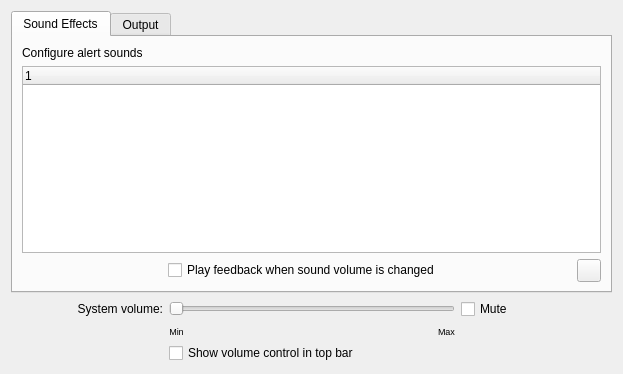
<?xml version="1.0" encoding="UTF-8"?>
<ui version="4.0">
 <class>soundFrm</class>
 <widget class="QWidget" name="soundFrm">
  <property name="geometry">
   <rect>
    <x>0</x>
    <y>0</y>
    <width>623</width>
    <height>374</height>
   </rect>
  </property>
  <property name="windowTitle">
   <string>Form</string>
  </property>
  <layout class="QGridLayout" name="gridLayout_3">
   <item row="0" column="0">
    <widget class="QTabWidget" name="atab">
     <property name="sizePolicy">
      <sizepolicy hsizetype="Expanding" vsizetype="Expanding">
       <horstretch>0</horstretch>
       <verstretch>0</verstretch>
      </sizepolicy>
     </property>
     <property name="currentIndex">
      <number>0</number>
     </property>
     <widget class="QWidget" name="effectsTab">
      <attribute name="title">
       <string>Sound Effects</string>
      </attribute>
      <layout class="QGridLayout" name="gridLayout_4">
       <property name="horizontalSpacing">
        <number>2</number>
       </property>
       <item row="0" column="0" colspan="2">
        <widget class="QLabel" name="label">
         <property name="sizePolicy">
          <sizepolicy hsizetype="MinimumExpanding" vsizetype="Preferred">
           <horstretch>0</horstretch>
           <verstretch>0</verstretch>
          </sizepolicy>
         </property>
         <property name="text">
          <string>Configure alert sounds</string>
         </property>
        </widget>
       </item>
       <item row="1" column="0" colspan="5">
        <widget class="QTreeWidget" name="soundsLst">
         <property name="alternatingRowColors">
          <bool>true</bool>
         </property>
         <property name="selectionBehavior">
          <enum>QAbstractItemView::SelectItems</enum>
         </property>
         <column>
          <property name="text">
           <string>1</string>
          </property>
         </column>
        </widget>
       </item>
       <item row="2" column="0">
        <spacer name="horizontalSpacer_2">
         <property name="orientation">
          <enum>Qt::Horizontal</enum>
         </property>
         <property name="sizeType">
          <enum>QSizePolicy::Fixed</enum>
         </property>
         <property name="sizeHint" stdset="0">
          <size>
           <width>23</width>
           <height>20</height>
          </size>
         </property>
        </spacer>
       </item>
       <item row="2" column="1">
        <spacer name="horizontalSpacer">
         <property name="orientation">
          <enum>Qt::Horizontal</enum>
         </property>
         <property name="sizeType">
          <enum>QSizePolicy::MinimumExpanding</enum>
         </property>
         <property name="sizeHint" stdset="0">
          <size>
           <width>95</width>
           <height>20</height>
          </size>
         </property>
        </spacer>
       </item>
       <item row="2" column="2">
        <widget class="QCheckBox" name="sndVolFeedbackChk">
         <property name="minimumSize">
          <size>
           <width>286</width>
           <height>0</height>
          </size>
         </property>
         <property name="maximumSize">
          <size>
           <width>286</width>
           <height>16777215</height>
          </size>
         </property>
         <property name="text">
          <string>Play feedback when sound volume is changed</string>
         </property>
        </widget>
       </item>
       <item row="2" column="3">
        <spacer name="horizontalSpacer_9">
         <property name="orientation">
          <enum>Qt::Horizontal</enum>
         </property>
         <property name="sizeType">
          <enum>QSizePolicy::MinimumExpanding</enum>
         </property>
         <property name="sizeHint" stdset="0">
          <size>
           <width>95</width>
           <height>18</height>
          </size>
         </property>
        </spacer>
       </item>
       <item row="2" column="4">
        <widget class="AmeHelpButton" name="helpBtn1"/>
       </item>
      </layout>
     </widget>
     <widget class="QWidget" name="outputTab">
      <attribute name="title">
       <string>Output</string>
      </attribute>
      <layout class="QGridLayout" name="gridLayout">
       <property name="horizontalSpacing">
        <number>2</number>
       </property>
       <item row="0" column="0">
        <widget class="QLabel" name="label_3">
         <property name="sizePolicy">
          <sizepolicy hsizetype="Expanding" vsizetype="Preferred">
           <horstretch>0</horstretch>
           <verstretch>0</verstretch>
          </sizepolicy>
         </property>
         <property name="text">
          <string>Choose a device for sound output</string>
         </property>
        </widget>
       </item>
       <item row="1" column="0" colspan="2">
        <widget class="QListWidget" name="playbackDevicesLst">
         <property name="maximumSize">
          <size>
           <width>16777215</width>
           <height>120</height>
          </size>
         </property>
        </widget>
       </item>
       <item row="2" column="0">
        <spacer name="verticalSpacer">
         <property name="orientation">
          <enum>Qt::Vertical</enum>
         </property>
         <property name="sizeType">
          <enum>QSizePolicy::Fixed</enum>
         </property>
         <property name="sizeHint" stdset="0">
          <size>
           <width>20</width>
           <height>18</height>
          </size>
         </property>
        </spacer>
       </item>
       <item row="3" column="0">
        <layout class="QHBoxLayout" name="horizontalLayout_3">
         <property name="spacing">
          <number>2</number>
         </property>
         <item>
          <spacer name="horizontalSpacer_6">
           <property name="orientation">
            <enum>Qt::Horizontal</enum>
           </property>
           <property name="sizeType">
            <enum>QSizePolicy::MinimumExpanding</enum>
           </property>
           <property name="sizeHint" stdset="0">
            <size>
             <width>118</width>
             <height>20</height>
            </size>
           </property>
          </spacer>
         </item>
         <item>
          <widget class="QLabel" name="label_5">
           <property name="text">
            <string>Playback mixer channel:</string>
           </property>
           <property name="alignment">
            <set>Qt::AlignRight|Qt::AlignTrailing|Qt::AlignVCenter</set>
           </property>
          </widget>
         </item>
        </layout>
       </item>
       <item row="3" column="1">
        <layout class="QHBoxLayout" name="horizontalLayout_4">
         <property name="spacing">
          <number>2</number>
         </property>
         <item>
          <widget class="QComboBox" name="playbackMixerDeviceCmb"/>
         </item>
         <item>
          <spacer name="horizontalSpacer_7">
           <property name="orientation">
            <enum>Qt::Horizontal</enum>
           </property>
           <property name="sizeType">
            <enum>QSizePolicy::MinimumExpanding</enum>
           </property>
           <property name="sizeHint" stdset="0">
            <size>
             <width>148</width>
             <height>20</height>
            </size>
           </property>
          </spacer>
         </item>
        </layout>
       </item>
       <item row="4" column="0" colspan="2">
        <spacer name="verticalSpacer_2">
         <property name="orientation">
          <enum>Qt::Vertical</enum>
         </property>
         <property name="sizeHint" stdset="0">
          <size>
           <width>20</width>
           <height>76</height>
          </size>
         </property>
        </spacer>
       </item>
       <item row="5" column="0" colspan="2">
        <layout class="QHBoxLayout" name="horizontalLayout">
         <item>
          <spacer name="horizontalSpacer_8">
           <property name="orientation">
            <enum>Qt::Horizontal</enum>
           </property>
           <property name="sizeHint" stdset="0">
            <size>
             <width>598</width>
             <height>20</height>
            </size>
           </property>
          </spacer>
         </item>
         <item>
          <widget class="AmeHelpButton" name="helpBtn2"/>
         </item>
        </layout>
       </item>
      </layout>
     </widget>
    </widget>
   </item>
   <item row="1" column="0">
    <layout class="QGridLayout" name="gridLayout_2">
     <property name="leftMargin">
      <number>9</number>
     </property>
     <property name="rightMargin">
      <number>9</number>
     </property>
     <property name="verticalSpacing">
      <number>2</number>
     </property>
     <item row="0" column="0">
      <spacer name="horizontalSpacer_11">
       <property name="orientation">
        <enum>Qt::Horizontal</enum>
       </property>
       <property name="sizeType">
        <enum>QSizePolicy::Fixed</enum>
       </property>
       <property name="sizeHint" stdset="0">
        <size>
         <width>24</width>
         <height>17</height>
        </size>
       </property>
      </spacer>
     </item>
     <item row="0" column="1">
      <widget class="QLabel" name="label_2">
       <property name="sizePolicy">
        <sizepolicy hsizetype="MinimumExpanding" vsizetype="Preferred">
         <horstretch>0</horstretch>
         <verstretch>0</verstretch>
        </sizepolicy>
       </property>
       <property name="minimumSize">
        <size>
         <width>95</width>
         <height>0</height>
        </size>
       </property>
       <property name="text">
        <string>System volume:</string>
       </property>
       <property name="alignment">
        <set>Qt::AlignRight|Qt::AlignTrailing|Qt::AlignVCenter</set>
       </property>
      </widget>
     </item>
     <item row="0" column="2">
      <widget class="QSlider" name="volumeSldr">
       <property name="sizePolicy">
        <sizepolicy hsizetype="Minimum" vsizetype="Fixed">
         <horstretch>0</horstretch>
         <verstretch>0</verstretch>
        </sizepolicy>
       </property>
       <property name="minimumSize">
        <size>
         <width>286</width>
         <height>0</height>
        </size>
       </property>
       <property name="orientation">
        <enum>Qt::Horizontal</enum>
       </property>
      </widget>
     </item>
     <item row="0" column="3">
      <widget class="QCheckBox" name="muteChk">
       <property name="sizePolicy">
        <sizepolicy hsizetype="MinimumExpanding" vsizetype="Fixed">
         <horstretch>0</horstretch>
         <verstretch>0</verstretch>
        </sizepolicy>
       </property>
       <property name="minimumSize">
        <size>
         <width>95</width>
         <height>0</height>
        </size>
       </property>
       <property name="autoFillBackground">
        <bool>false</bool>
       </property>
       <property name="text">
        <string>Mute</string>
       </property>
      </widget>
     </item>
     <item row="0" column="4">
      <spacer name="horizontalSpacer_5">
       <property name="orientation">
        <enum>Qt::Horizontal</enum>
       </property>
       <property name="sizeType">
        <enum>QSizePolicy::Fixed</enum>
       </property>
       <property name="sizeHint" stdset="0">
        <size>
         <width>24</width>
         <height>17</height>
        </size>
       </property>
      </spacer>
     </item>
     <item row="1" column="2">
      <layout class="QHBoxLayout" name="horizontalLayout_2">
       <property name="spacing">
        <number>0</number>
       </property>
       <item>
        <widget class="QLabel" name="label_6">
         <property name="font">
          <font>
           <pointsize>7</pointsize>
          </font>
         </property>
         <property name="text">
          <string>Min</string>
         </property>
         <property name="alignment">
          <set>Qt::AlignCenter</set>
         </property>
         <property name="margin">
          <number>2</number>
         </property>
         <property name="indent">
          <number>0</number>
         </property>
        </widget>
       </item>
       <item>
        <spacer name="horizontalSpacer_10">
         <property name="orientation">
          <enum>Qt::Horizontal</enum>
         </property>
         <property name="sizeHint" stdset="0">
          <size>
           <width>228</width>
           <height>20</height>
          </size>
         </property>
        </spacer>
       </item>
       <item>
        <widget class="QLabel" name="label_7">
         <property name="font">
          <font>
           <pointsize>7</pointsize>
          </font>
         </property>
         <property name="text">
          <string>Max</string>
         </property>
        </widget>
       </item>
      </layout>
     </item>
     <item row="2" column="2">
      <widget class="QCheckBox" name="showCtrlChk">
       <property name="text">
        <string>Show volume control in top bar</string>
       </property>
      </widget>
     </item>
    </layout>
   </item>
  </layout>
 </widget>
 <customwidgets>
  <customwidget>
   <class>AmeHelpButton</class>
   <extends>QToolButton</extends>
   <header>HelpButton</header>
  </customwidget>
 </customwidgets>
 <resources>
  <include location="../syspref.qrc"/>
 </resources>
 <connections/>
</ui>
